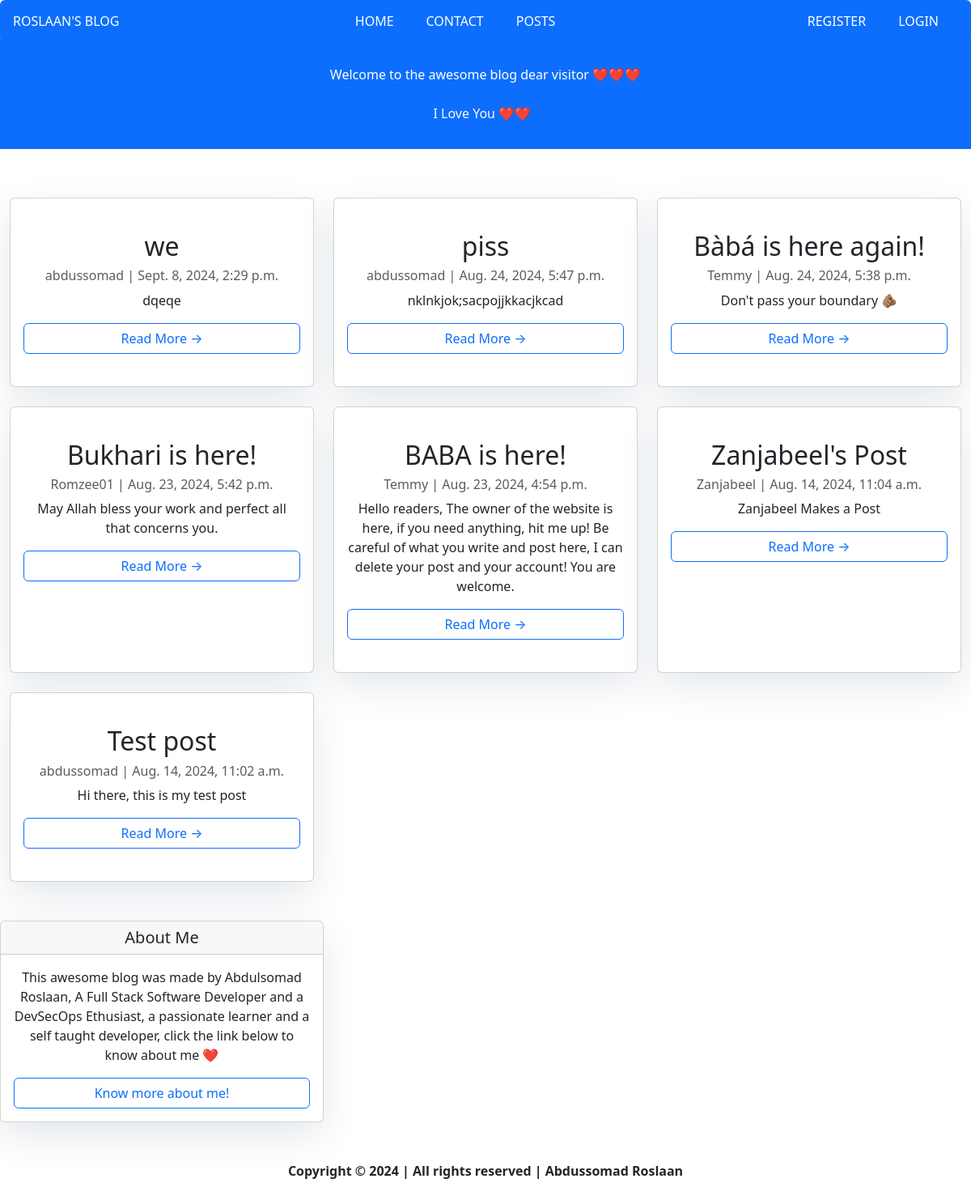
The page / on the database its author committed.
### posts/models.py (models this page shows, shortened)
class Post (models.Model):
    title = models.CharField(max_length=100)
    body = models.TextField()
    slug = models.SlugField(unique=True)
    date = models.DateTimeField(auto_now_add=True)
    banner = models.ImageField(blank=False, null=False)
    author = models.ForeignKey(User, on_delete=models.CASCADE, default=None)
    status = models.IntegerField(choices=STATUS, default=0)
    date_updated = models.DateTimeField(auto_now=True)

### myproject/views.py (the view)
# urls.py: 2. Add a URL to urlpatterns:  path('', views.home, name='home')
def home(request):
    posts = Post.objects.all().order_by('-date')
    if request.user.is_authenticated:
        welcome_message = f"Welcome to the my awesome blog, Dear {request.user.username} ❤️❤️❤️"
    else:
        welcome_message = "Welcome to the awesome blog dear visitor ❤️❤️❤️"
    context = {'posts': posts, 'welcome_message': welcome_message}
    return render(request, 'home.html', context)

### templates/home.html (shortened to what this page needs)
{% extends 'layout.html' %}
{% load static %}
 {% block content %}
<header class="masthead text-bg-primary p-3">
    <div class="container">
        <div class="row">
            <div class=" col-md-8 col-md-10 mx-auto">
                <div class="site-heading">
                    <p class=" site-heading my-4 mt-3 text-white typing-text" id="welcome-message"> {{ welcome_message }}</p>
                    <p class="text-light">I Love You ❤️❤️ &nbsp
                    </p>
                </div>
            </div>
        </div>
    </div>
</header> <br><br>
<div class="container-fluid">
    <div class="row g-1">
      <div class="col-md-12 mt-3 left m-auto">
        <div class="row">
          {% for post in posts %}
          <div class="col-lg-4 col-md-6 col-sm-12 mb-4">
            <div class="card h-100 w-100  py-4 pt-4 " style="width:20rem;">
              <div class="card-body">
                <h2 class="card-title">{{ post.title }}</h2>
                <p class="card-text text-muted h6">{{ post.author }} | {{ post.date }}</p>
                <p class="card-text">{{ post.body|slice:":200" }}</p>
                <a href="{% url 'posts:page' post.slug %}" class="btn btn-outline-primary read w-100 " style="display:block;">Read More &rarr;</a>
              </div>
            </div>
          </div>
          {% endfor %}
        </div>
      </div>
    </div>
  </div>
{%endblock%}

### static/css/style.css (style rules this page uses)
* { margin: 0; padding: 0; box-sizing: border-box; list-style: none; text-decoration: none; }
body { font-family: Arial, sans-serif; background-color: #f1f1f1; color: red; overflow-x: hidden !important; }
h2, p { text-align: center; margin-bottom: 1.5rem; font-size: 1rem; }
a { display: inline-block !important; }
.read { text-align: center !important; margin: auto !important; }

### templates/layout.html (style rules this page uses)
.card { box-shadow: 0 16px 48px #E3E7EB; }

### rows shown on the page
Post: title "we", author "abdussomad", date "Sept. 8, 2024, 2:29 p.m.", body "dqeqe"
Post: title "piss", author "abdussomad", date "Aug. 24, 2024, 5:47 p.m.", body "nklnkjok;sacpojjkkacjkcad"
Post: title "Bàbá is here again!", author "Temmy", date "Aug. 24, 2024, 5:38 p.m.", body "Don't pass your boundary 🫵🏽"
Post: title "Bukhari is here!", author "Romzee01", date "Aug. 23, 2024, 5:42 p.m.", body "May Allah bless your work and perfect all that concerns you."
Post: title "BABA is here!", author "Temmy", date "Aug. 23, 2024, 4:54 p.m.", body "Hello readers, The owner of the website is here, if you need anything, hit me up! Be careful of what you write and post here, I can delete your post and your account! You are welcome."
Post: title "Zanjabeel's Post", author "Zanjabeel", date "Aug. 14, 2024, 11:04 a.m.", body "Zanjabeel Makes a Post"
Post: title "Test post", author "abdussomad", date "Aug. 14, 2024, 11:02 a.m.", body "Hi there, this is my test post"

### other values the page prints
{{ welcome_message }} "Welcome to the awesome blog dear visitor ❤️❤️❤️"
